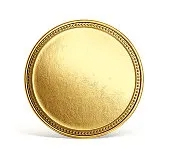
#> input picture Assignment_4/input.jpg, 170 x 152 px
$ python 'Histogram Equalization.py'
#> lines starting #> are read from the running program, lines starting #| are printed output that depends on the picture
import cv2
import matplotlib
from matplotlib import pyplot as plt

img = cv2.imread('input.jpg', cv2.IMREAD_GRAYSCALE)
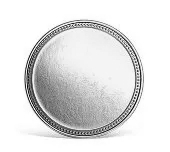
#> img: shape (152, 170); min 7, max 255, mean 225.1

equalized_img = cv2.equalizeHist(img)
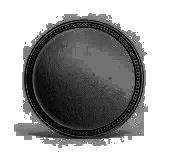
#> equalized_img: shape (152, 170); min 0, max 255, mean 154.3

# Plot
plt.figure(figsize=(10,4))
plt.subplot(1,2,1), plt.imshow(img, cmap='gray'), plt.title('Original')
plt.subplot(1,2,2), plt.imshow(equalized_img, cmap='gray'), plt.title('Histogram Equalized')
plt.tight_layout()
plt.show()
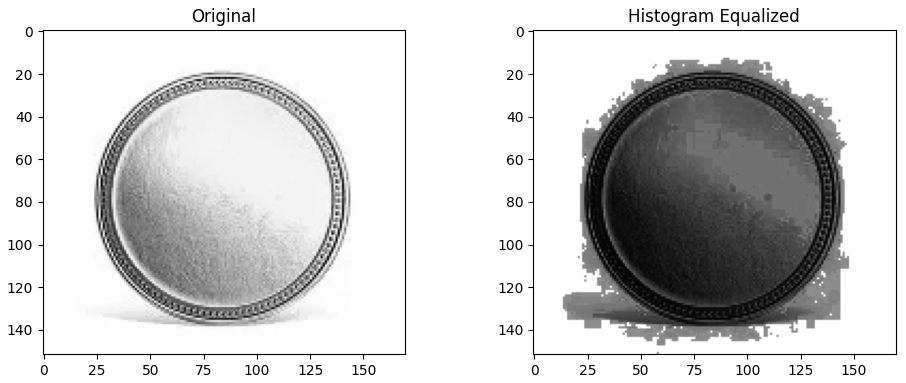
#> figure drawn by matplotlib, 2 panels
